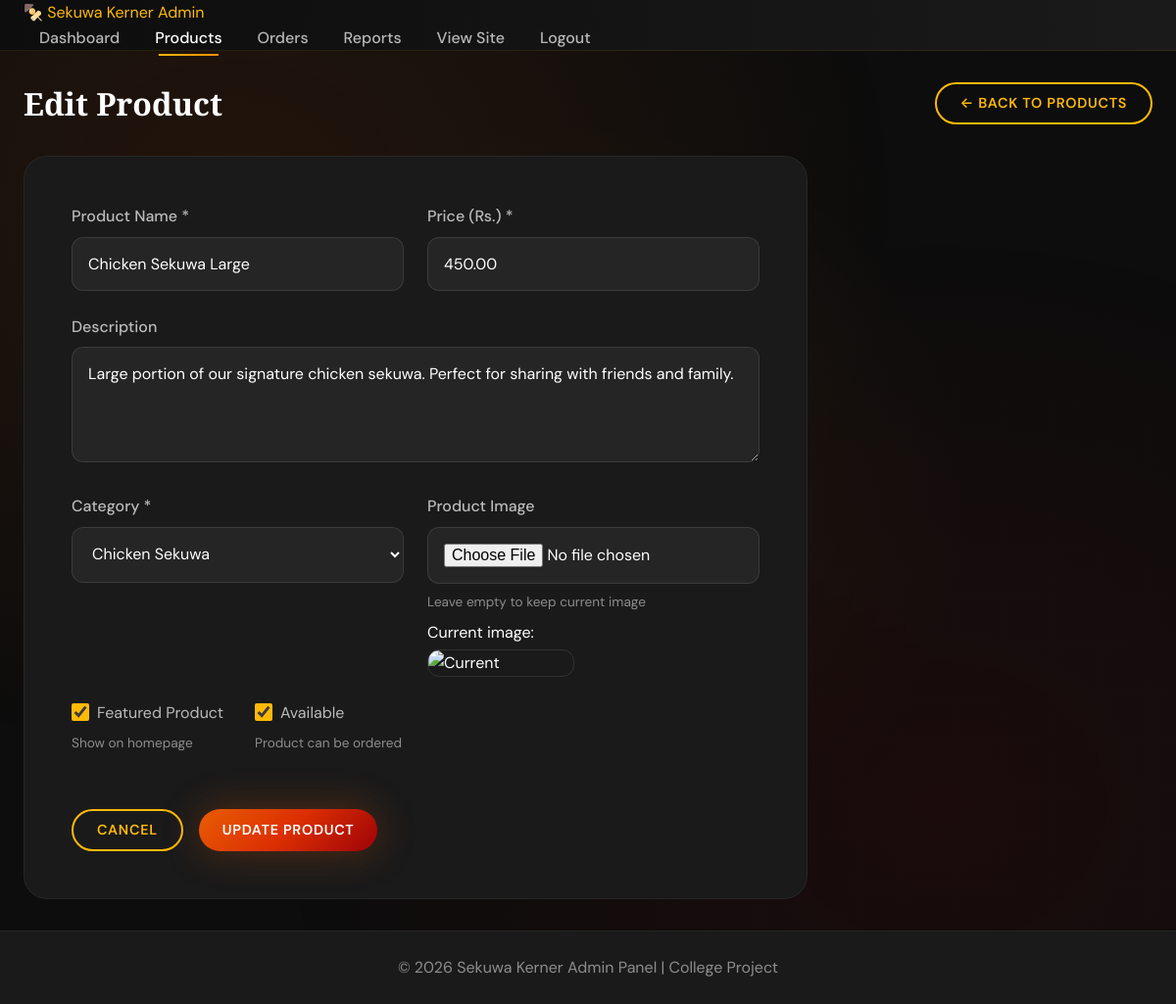
Screenshot of /admin/edit_product.php?id=2 (signed in) with the database file from the repository.
### tables this page shows
CREATE TABLE products (
    id INT AUTO_INCREMENT PRIMARY KEY,
    name VARCHAR(200) NOT NULL,
    price DECIMAL(10, 2) NOT NULL,
    description TEXT,
    category_id INT NOT NULL,
    image VARCHAR(255) DEFAULT 'default.jpg',
    is_featured TINYINT(1) DEFAULT 0,
    is_available TINYINT(1) DEFAULT 1,
    created_at TIMESTAMP DEFAULT CURRENT_TIMESTAMP,
    FOREIGN KEY (category_id) REFERENCES categories(id) ON DELETE CASCADE
);

CREATE TABLE categories (
    id INT AUTO_INCREMENT PRIMARY KEY,
    name VARCHAR(100) NOT NULL,
    description TEXT,
    created_at TIMESTAMP DEFAULT CURRENT_TIMESTAMP
);

### admin/edit_product.php (the view, shortened to what this page needs)
<?php
require_once 'admin_auth.php';
$product_id = isset($_GET['id']) ? intval($_GET['id']) : 0;
$stmt = $conn->prepare("SELECT * FROM products WHERE id = ?");
$stmt->bind_param("i", $product_id);
$stmt->execute();
$product = $stmt->get_result()->fetch_assoc();
$categories = $conn->query("SELECT * FROM categories ORDER BY name");
$name = $product['name'];
$description = $product['description'];
$price = $product['price'];
$category_id = $product['category_id'];
$is_featured = $product['is_featured'];
$is_available = $product['is_available'];
$current_image = $product['image'];
?>
<!DOCTYPE html>
<html lang="en">
<head>
    <link rel="stylesheet" href="../assets/css/style.css">
</head>
<body class="admin-body">
    <nav class="admin-navbar">
        <div class="container">
            <a href="dashboard.php" class="logo">🍢 <?php echo SITE_NAME; ?> Admin</a>
            <ul class="nav-links">
                <li><a href="dashboard.php">Dashboard</a></li>
                <li><a href="products.php" class="active">Products</a></li>
                <li><a href="orders.php">Orders</a></li>
                <li><a href="reports.php">Reports</a></li>
                <li><a href="../index.php" target="_blank">View Site</a></li>
                <li><a href="../auth/logout.php">Logout</a></li>
            </ul>
        </div>
    </nav>
    <main class="admin-main">
        <div class="container">
            <div class="admin-header">
                <h1>Edit Product</h1>
                <a href="products.php" class="btn btn-outline">← Back to Products</a>
            </div>
            <div class="form-container">
                <form action="edit_product.php?id=<?php echo $product_id; ?>" method="POST"
                      enctype="multipart/form-data" class="admin-form">
                    <div class="form-row">
                        <div class="form-group">
                            <label for="name">Product Name *</label>
                            <input type="text" id="name" name="name"
                                   value="<?php echo htmlspecialchars($name); ?>" required>
                        </div>
                        <div class="form-group">
                            <label for="price">Price (Rs.) *</label>
                            <input type="number" id="price" name="price" step="0.01" min="0"
                                   value="<?php echo htmlspecialchars($price); ?>" required>
                        </div>
                    </div>
                    <div class="form-group">
                        <label for="description">Description</label>
                        <textarea id="description" name="description" rows="4"><?php echo htmlspecialchars($description); ?></textarea>
                    </div>
                    <div class="form-row">
                        <div class="form-group">
                            <label for="category_id">Category *</label>
                            <select id="category_id" name="category_id" required>
                                <?php
                                $categories->data_seek(0);
                                while ($cat = $categories->fetch_assoc()):
                                ?>
                                    <option value="<?php echo $cat['id']; ?>"
                                            <?php echo $category_id == $cat['id'] ? 'selected' : ''; ?>>
                                        <?php echo htmlspecialchars($cat['name']); ?>
                                    </option>
                                <?php endwhile; ?>
                            </select>
                        </div>
                        <div class="form-group">
                            <label for="image">Product Image</label>
                            <input type="file" id="image" name="image" accept="image/*">
                            <small>Leave empty to keep current image</small>
                            <?php if ($current_image): ?>
                                <div class="current-image">
                                    <p>Current image:</p>
                                    <img src="../assets/images/<?php echo htmlspecialchars($current_image); ?>"
                                         alt="Current" onerror="this.src='../assets/images/default.jpg'">
                                </div>
                            <?php endif; ?>
                        </div>
                    </div>
                    <div class="form-row checkbox-row">
                        <div class="form-group checkbox-group">
                            <label>
                                <input type="checkbox" name="is_featured" value="1"
                                       <?php echo $is_featured ? 'checked' : ''; ?>>
                                Featured Product
                            </label>
                            <small>Show on homepage</small>
                        </div>
                        <div class="form-group checkbox-group">
                            <label>
                                <input type="checkbox" name="is_available" value="1"
                                       <?php echo $is_available ? 'checked' : ''; ?>>
                                Available
                            </label>
                            <small>Product can be ordered</small>
                        </div>
                    </div>
                    <div class="form-actions">
                        <a href="products.php" class="btn btn-outline">Cancel</a>
                        <button type="submit" class="btn btn-primary">Update Product</button>
                    </div>
                </form>
            </div>
        </div>
    </main>
    <footer class="admin-footer">
        <div class="container">
            <p>&copy; <?php echo date('Y'); ?> <?php echo SITE_NAME; ?> Admin Panel | College Project</p>
        </div>
    </footer>
</body>
</html>

### rows the page displays
products: name "Chicken Sekuwa Large", price "450.00", description "Large portion of our signature chicken sekuwa. Perfect for sharing with friends and family.", category_id "Chicken Sekuwa", is_featured "☑", is_available "☑"

### other values shown
SITE_NAME "Sekuwa Kerner"
